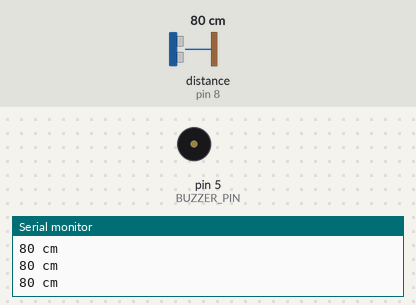
A sketch run on a simulated Arduino Uno, built with avr-gcc and run on an emulated ATmega328P. On the bench: buzzer (waves = sounding, pin HIGH), the last lines printed to the serial monitor. Wiring (inferred from the names in the program): ultrasonic range finder: trigger pin 7; echo pin 8. The test bench sets the inputs (shaded band); at power-on: distance to the obstacle (sensor on pin 8) 80 cm. The echo pulse lasts 58.3 µs per cm; pins used as bus, display or sensor lines are not drawn.

Above: at 4.2 s.
4.3 s: distance to the obstacle (sensor on pin 8) set to 102 cm
5.8 s: distance to the obstacle (sensor on pin 8) set to 97 cm
At 6.01 s:
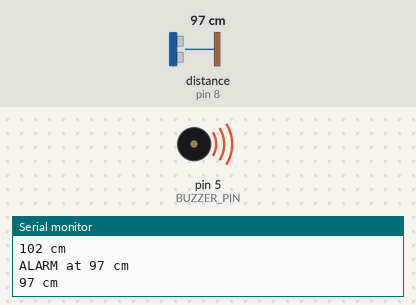
Timing chart, 0 to 9.4 s (numbered marks = the images above; inputs shaded):
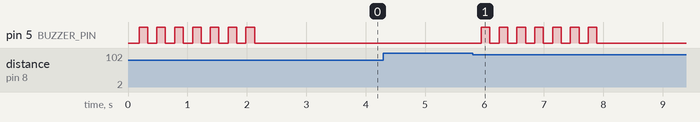

Measured:
- after the input at 5.8 s, pin 5 (BUZZER_PIN): alternates HIGH for 0.14 s and LOW for 0.16 s, 14 changes in all, then stays LOW, starting after 0.15 s
- by itself, pin 5 (BUZZER_PIN): alternates HIGH for 0.15 s and LOW for 0.15 s, 14 changes in all, then stays LOW

The sketch:

halytin.ino
```cpp
/*
Alarm with HC-SR04 ultrasonic sensor
The alarm is always on. When something comes closer than 1 m,
the buzzer beeps for 2 seconds. It can trigger again once the area is clear.
The circuit:
  * Vcc connection of the sensor attached to +5V
  * Gnd connection of the sensor attached to ground
  * Trig connection of the sensor attached to digital pin 7
  * Echo connection of the sensor attached to digital pin 8
  * Active buzzer long leg (+) to digital pin 5, short leg (-) to ground
*/

const int TRIG_PIN = 7;
const int ECHO_PIN = 8;
const int BUZZER_PIN = 5;

const long ALARM_DISTANCE_CM = 100;
const int HITS_TO_TRIGGER = 3;
const unsigned long ECHO_TIMEOUT_US = 30000;
const unsigned long MEASURE_INTERVAL_MS = 60;
const unsigned long BEEP_INTERVAL_MS = 150;
const unsigned long ALARM_DURATION_MS = 2000;
const unsigned long PRINT_INTERVAL_MS = 250;

// Set to true for a passive buzzer, which needs a tone instead of plain on/off
const bool PASSIVE_BUZZER = false;
const int BUZZER_HZ = 2000;

bool triggered = false;
bool waitingForClear = false;
bool beepOn = false;
int hits = 0;
int misses = 0;
unsigned long lastMeasure = 0;
unsigned long lastBeep = 0;
unsigned long lastPrint = 0;
unsigned long triggeredAt = 0;

void setup() {
  Serial.begin(9600);
  pinMode(TRIG_PIN, OUTPUT);
  pinMode(ECHO_PIN, INPUT);
  pinMode(BUZZER_PIN, OUTPUT);
}

void loop() {
  unsigned long now = millis();

  if (now - lastMeasure >= MEASURE_INTERVAL_MS) {
    lastMeasure = now;
    long distance = measureCm();
    bool close = distance > 0 && distance < ALARM_DISTANCE_CM;
    // Count up and down instead of resetting, so a single dropped echo doesn't start over
    hits = close ? min(hits + 1, HITS_TO_TRIGGER) : max(hits - 1, 0);
    misses = close ? max(misses - 1, 0) : min(misses + 1, HITS_TO_TRIGGER);

    if (now - lastPrint >= PRINT_INTERVAL_MS) {
      lastPrint = now;
      if (distance > 0) {
        Serial.print(distance);
        Serial.println(" cm");
      } else {
        Serial.println("-");
      }
    }

    if (!triggered && !waitingForClear && hits >= HITS_TO_TRIGGER) {
      triggered = true;
      triggeredAt = now;
      Serial.print("ALARM at ");
      Serial.print(distance);
      Serial.println(" cm");
    } else if (waitingForClear && misses >= HITS_TO_TRIGGER) {
      waitingForClear = false;
      Serial.println("Clear");
    }
  }

  if (triggered && now - triggeredAt >= ALARM_DURATION_MS) {
    triggered = false;
    waitingForClear = true;
    Serial.println("Alarm off");
  }

  if (triggered) {
    if (now - lastBeep >= BEEP_INTERVAL_MS) {
      lastBeep = now;
      beepOn = !beepOn;
      setBuzzer(beepOn);
    }
  } else if (beepOn) {
    beepOn = false;
    setBuzzer(false);
  }
}

// Returns the distance in cm, or -1 when nothing is in range
long measureCm() {
  digitalWrite(TRIG_PIN, LOW);
  delayMicroseconds(2);
  digitalWrite(TRIG_PIN, HIGH);
  delayMicroseconds(10);
  digitalWrite(TRIG_PIN, LOW);

  unsigned long duration = pulseIn(ECHO_PIN, HIGH, ECHO_TIMEOUT_US);
  if (duration == 0) {
    return -1;
  }
  return duration / 58;
}

void setBuzzer(bool on) {
  if (PASSIVE_BUZZER) {
    if (on) {
      tone(BUZZER_PIN, BUZZER_HZ);
    } else {
      noTone(BUZZER_PIN);
    }
  } else {
    digitalWrite(BUZZER_PIN, on);
  }
}
```
